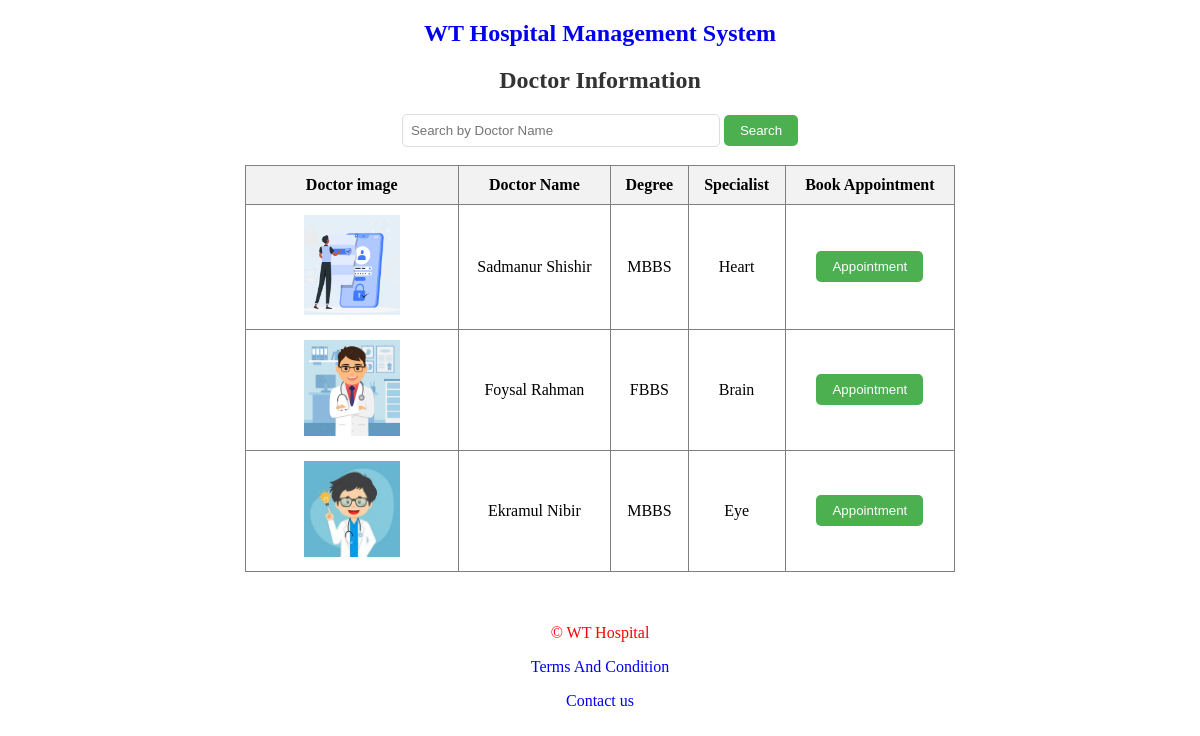
/fview/ShowDoctor.php, run on the app's committed database.
### tables this page shows
CREATE TABLE `doctorinfo` (
  `id` int(100) NOT NULL,
  `firstname` varchar(100) NOT NULL,
  `lastname` varchar(100) NOT NULL,
  `email` varchar(100) NOT NULL,
  `gender` varchar(20) NOT NULL,
  `dob` datetime NOT NULL,
  `bg` varchar(20) NOT NULL,
  `address` varchar(1000) NOT NULL,
  `degree` varchar(200) NOT NULL,
  `specialist` varchar(100) NOT NULL,
  `picture` varchar(200) NOT NULL,
  `password` varchar(100) NOT NULL
);

### fview/ShowDoctor.php (the view, shortened to what this page needs)
<?php
    include '../nView/Header.php';
    $conn = dbConnection();
?>
<!DOCTYPE html>
<html lang="en">
<head>
</head>
<body>
    <h2 align="center">Doctor Information</h2>
    <div class="search-container">
        <form method="post" action="">
            <input type="text" class="search-box" name="doctor_name" placeholder="Search by Doctor Name">
            <input type="submit" class="search-button" value="Search">
        </form>
    </div>
	<br>
    <table align="center" width="40%" border="1" style="border-collapse: collapse;">
        <tr>
            <th align="center">Doctor image</th>
            <th align="center">Doctor Name</th>
            <th align="center">Degree</th>
            <th align="center">Specialist</th>
            <th align="center">Book Appointment</th>
        </tr>
        <?php
        if ($_SERVER["REQUEST_METHOD"] == "POST") {
            $search_name = mysqli_real_escape_string($conn, $_POST['doctor_name']);
            $sql = "SELECT * FROM doctorinfo WHERE CONCAT(firstname, ' ', lastname) LIKE '%$search_name%'";
            $result = mysqli_query($conn, $sql);
        } else {
            $sql = "SELECT * FROM doctorinfo";
            $result = mysqli_query($conn, $sql);
        }
        if (mysqli_num_rows($result) > 0) {
            while ($row = mysqli_fetch_assoc($result)) {
                $did = $row['id'];
                $dfname = $row['firstname'];
                $dlname = $row['lastname'];
                $degree = $row['degree'];
                $specialist = $row['specialist'];
                $dpicture = $row['picture'];
        ?>
                <tr>
                    <td align="center" width="30%">
                        <img src="../upload/<?php echo $dpicture; ?>" width='50%' height='50%'>
                    </td>
                    <td align="center"><?php echo $dfname . " " . $dlname; ?></td>
                    <td align="center"><?php echo $degree; ?></td>
                    <td align="center"><?php echo $specialist; ?></td>
                    <td align="center"><button><a href="ConfirmAppointment.php?did=<?php echo $did; ?>" style="text-decoration:none;">Appointment</td>
                </tr>
        <?php
            }
        } else {
            echo "<p align='center' style='color: red'>No doctor available right now!</p>";
        }
        ?>
    </table>
</body>
</html>
<?php include 'Footer.php'; ?>

### nView/Header.php (shortened to what this page needs)
<!DOCTYPE html>
<html>
<head>
</head>
<body>
	<?php
		if (empty($_SESSION['login_email']) || empty($_SESSION['login_password'])) {
			echo '<h2 align="center"><a href="../nView/Login.php" style="text-decoration:none;">WT Hospital Management System</a></h2>';
		}
		?>
</body>
</html>

### fview/Footer.php (shortened to what this page needs)
<!DOCTYPE html>
<html>
<head>
</head>
<body>
	<br><br>
	<p align="center">&copy; WT Hospital</p>
	<p align="center"><a href="TermsAndCondition.php" style="text-decoration:none;" >Terms And Condition</a></p>
	<p align="center"><a href="ContactUs.php" style="text-decoration:none;" >Contact us</a></p>
</body>
</html>

### fview/ShowDoctor.php (style rules this page uses)
h2 { text-align: center; color: #333; }
table { width: 60%; border-collapse: collapse; }
th, td { padding: 10px; text-align: center; }
th { background-color: #f2f2f2; }
td img { width: 50%; height: 50%; max-width: 100px; max-height: 100px; }
button { padding: 8px 16px; background-color: #4CAF50; color: #fff; border: none; border-radius: 5px; cursor: pointer; }
button a { color: #fff; text-decoration: none; }
p { text-align: center; color: red; }
.search-container { text-align: center; margin-top: 20px; }
.search-box { padding: 8px; width: 300px; border: 1px solid #ddd; border-radius: 5px; }
.search-button { padding: 8px 16px; background-color: #4CAF50; color: #fff; border: none; border-radius: 5px; cursor: pointer; }

### data on the page
doctorinfo: picture (picture), firstname "Sadmanur", lastname "Shishir", degree "MBBS", specialist "Heart"
doctorinfo: picture (picture), firstname "Foysal", lastname "Rahman", degree "FBBS", specialist "Brain"
doctorinfo: picture (picture), firstname "Ekramul", lastname "Nibir", degree "MBBS", specialist "Eye"
